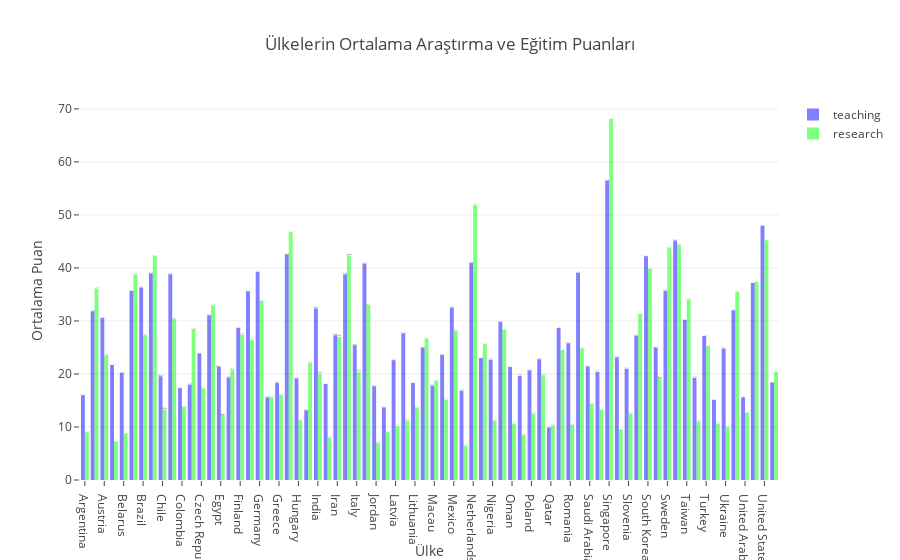

Source (notebook cell):
### Code cell
py.iplot(fig) # matplotlib plt.show() benzeri

### Figure 1 — Plotly figure (JSON) as saved in the notebook; plotly's stock layout.template omitted (floating-point values rounded to 4 significant figures)
{"data": [{"marker": {"color": "rgba(0, 0, 255, 0.5)"}, "name": "teaching", "text": ["Argentina", "Australia", "Austria", "Bangladesh", "Belarus", "Belgium", "Brazil", "Canada", "Chile", "China", "Colombia", "Cyprus", "Czech Republic", "Denmark", "Egypt", "Estonia", "Finland", "France", "Germany", "Ghana", "Greece", "Hong Kong", "Hungary", "Iceland", "India", "Indonesia", "Iran", "Israel", "Italy", "Japan", "Jordan", "Kenya", "Latvia", "Lebanon", "Lithuania", "Luxembourg", "Macau", "Malaysia", "Mexico", "Morocco", "Netherlands", "New Zealand", "Nigeria", "Norway", "Oman", "Pakistan", "Poland", "Portugal", "Qatar", "Republic of Ireland", "Romania", "Russian Federation", "Saudi Arabia", "Serbia", "Singapore", "Slovakia", "Slovenia", "South Africa", "South Korea", "Spain", "Sweden", "Switzerland", "Taiwan", "Thailand", "Turkey", "Uganda", "Ukraine", "Unisted States of America", "United Arab Emirates", "United Kingdom", "United States of America", "Unted Kingdom"], "type": "bar", "uid": "dd323c79-8d69-4c95-b2a7-43d909224e4b", "x": ["Argentina", "Australia", "Austria", "Bangladesh", "Belarus", "Belgium", "Brazil", "Canada", "Chile", "China", "Colombia", "Cyprus", "Czech Republic", "Denmark", "Egypt", "Estonia", "Finland", "France", "Germany", "Ghana", "Greece", "Hong Kong", "Hungary", "Iceland", "India", "Indonesia", "Iran", "Israel", "Italy", "Japan", "Jordan", "Kenya", "Latvia", "Lebanon", "Lithuania", "Luxembourg", "Macau", "Malaysia", "Mexico", "Morocco", "Netherlands", "New Zealand", "Nigeria", "Norway", "Oman", "Pakistan", "Poland", "Portugal", "Qatar", "Republic of Ireland", "Romania", "Russian Federation", "Saudi Arabia", "Serbia", "Singapore", "Slovakia", "Slovenia", "South Africa", "South Korea", "Spain", "Sweden", "Switzerland", "Taiwan", "Thailand", "Turkey", "Uganda", "Ukraine", "Unisted States of America", "United Arab Emirates", "United Kingdom", "United States of America", "Unted Kingdom"], "y": [16, 31.85, 30.54, 21.7, 20.2, 35.63, 36.31, 39.01, 19.56, 38.79, 17.32, 18, 23.9, 31.08, 21.3, 19.36, 28.65, 35.59, 39.3, 15.6, 18.35, 42.58, 19.17, 13.14, 32.33, 18.1, 27.3, 38.76, 25.4, 40.84, 17.7, 13.7, 22.6, 27.7, 18.3, 25, 17.8, 23.6, 32.53, 16.85, 40.97, 23.0, 22.7, 29.79, 21.3, 19.65, 20.69, 22.78, 9.9, 28.67, 25.8, 39.11, 21.43, 20.4, 56.5, 23.15, 21, 27.23, 42.22, 24.89, 35.72, 45.17, 30.16, 19.28, 27.18, 15.1, 24.8, 32, 15.6, 37.17, 47.94, 18.4]}, {"marker": {"color": "rgba(0, 255, 0, 0.5)"}, "name": "research", "text": ["Argentina", "Australia", "Austria", "Bangladesh", "Belarus", "Belgium", "Brazil", "Canada", "Chile", "China", "Colombia", "Cyprus", "Czech Republic", "Denmark", "Egypt", "Estonia", "Finland", "France", "Germany", "Ghana", "Greece", "Hong Kong", "Hungary", "Iceland", "India", "Indonesia", "Iran", "Israel", "Italy", "Japan", "Jordan", "Kenya", "Latvia", "Lebanon", "Lithuania", "Luxembourg", "Macau", "Malaysia", "Mexico", "Morocco", "Netherlands", "New Zealand", "Nigeria", "Norway", "Oman", "Pakistan", "Poland", "Portugal", "Qatar", "Republic of Ireland", "Romania", "Russian Federation", "Saudi Arabia", "Serbia", "Singapore", "Slovakia", "Slovenia", "South Africa", "South Korea", "Spain", "Sweden", "Switzerland", "Taiwan", "Thailand", "Turkey", "Uganda", "Ukraine", "Unisted States of America", "United Arab Emirates", "United Kingdom", "United States of America", "Unted Kingdom"], "type": "bar", "uid": "457f999b-a0d1-4dfe-9db8-1ee9bc4d049e", "x": ["Argentina", "Australia", "Austria", "Bangladesh", "Belarus", "Belgium", "Brazil", "Canada", "Chile", "China", "Colombia", "Cyprus", "Czech Republic", "Denmark", "Egypt", "Estonia", "Finland", "France", "Germany", "Ghana", "Greece", "Hong Kong", "Hungary", "Iceland", "India", "Indonesia", "Iran", "Israel", "Italy", "Japan", "Jordan", "Kenya", "Latvia", "Lebanon", "Lithuania", "Luxembourg", "Macau", "Malaysia", "Mexico", "Morocco", "Netherlands", "New Zealand", "Nigeria", "Norway", "Oman", "Pakistan", "Poland", "Portugal", "Qatar", "Republic of Ireland", "Romania", "Russian Federation", "Saudi Arabia", "Serbia", "Singapore", "Slovakia", "Slovenia", "South Africa", "South Korea", "Spain", "Sweden", "Switzerland", "Taiwan", "Thailand", "Turkey", "Uganda", "Ukraine", "Unisted States of America", "United Arab Emirates", "United Kingdom", "United States of America", "Unted Kingdom"], "y": [9, 36.12, 23.54, 7.2, 8.7, 38.74, 27.31, 42.27, 13.3, 30.39, 13.78, 28.5, 17.27, 32.93, 12.2, 20.84, 27.38, 26.35, 33.75, 15.6, 16.04, 46.76, 11.22, 22.1, 20.04, 8, 26.96, 42.36, 20.38, 32.99, 6.95, 9, 10.2, 11.2, 13.6, 26.7, 18.65, 15.14, 28.17, 6.4, 51.93, 25.67, 11.1, 28.31, 10.6, 8.45, 12.52, 19.73, 10.3, 24.51, 10.38, 24.86, 14.37, 13.2, 68.09, 9.45, 12.55, 31.29, 39.83, 19.24, 43.76, 44.4, 34.05, 11.04, 25.21, 10.6, 9.95, 35.5, 12.7, 37.42, 45.15, 20.4]}], "layout": {"title": {"text": "Ülkelerin Ortalama Araştırma ve Eğitim Puanları"}, "xaxis": {"ticklen": 5, "title": {"text": "Ülke"}, "zeroline": false}, "yaxis": {"ticklen": 5, "title": {"text": "Ortalama Puan"}, "zeroline": false}}}
